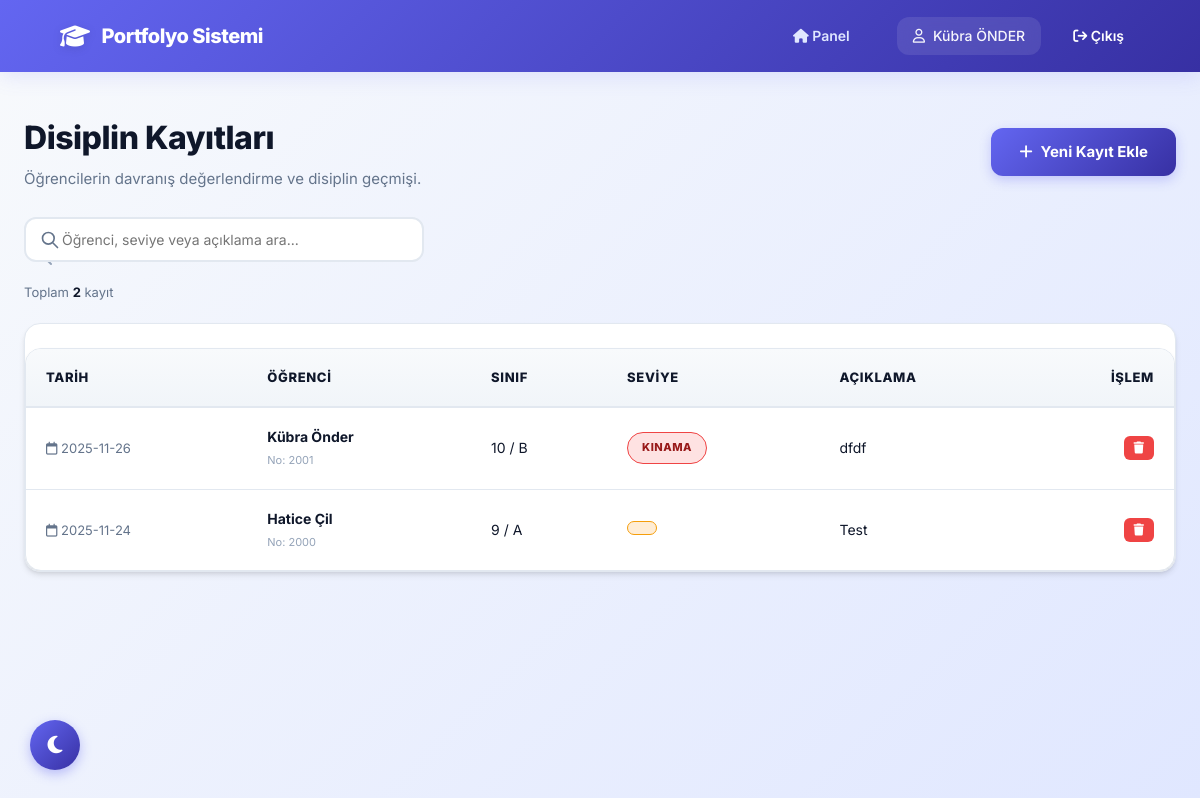
/disiplin_list.php (signed in), run on the app's committed database.
### tables this page shows
CREATE TABLE `disiplin_kayitlari` (
  `id` int(11) NOT NULL,
  `ogrenci_id` int(11) NOT NULL,
  `tarih` date NOT NULL,
  `seviye` enum('uyari','kınama','uzaklaştırma') DEFAULT 'uyari',
  `aciklama` text DEFAULT NULL
);

CREATE TABLE `ogrenciler` (
  `id` int(11) NOT NULL,
  `ogr_no` varchar(20) NOT NULL,
  `ad` varchar(50) NOT NULL,
  `soyad` varchar(50) NOT NULL,
  `sinif` varchar(10) DEFAULT NULL,
  `sube` varchar(5) DEFAULT NULL,
  `dogum_tarihi` date DEFAULT NULL,
  `veli_user_id` int(11) DEFAULT NULL,
  `rehber_user_id` int(11) DEFAULT NULL,
  `created_at` timestamp NOT NULL DEFAULT current_timestamp()
);

### functions.php (called while the page is built, shortened)
<?php
function currentUserName(): string
{
      return $_SESSION['ad_soyad'] ?? '';
}

### disiplin_list.php (the view, shortened to what this page needs)
<?php
require_once 'functions.php';
$sql = "SELECT d.*,
               o.ogr_no, o.ad, o.soyad, o.sinif, o.sube
        FROM disiplin_kayitlari d
        INNER JOIN ogrenciler o ON o.id = d.ogrenci_id
        ORDER BY d.tarih DESC, d.id DESC";
$stmt = $pdo->query($sql);
$kayitlar = $stmt->fetchAll();
function getDisiplinBadge($seviye)
{
      $s = mb_strtolower($seviye);
      if (strpos($s, 'uzak') !== false || strpos($s, 'kınama') !== false) {
            return 'badge-red';
      }
      return 'badge-orange';
}
?>
<!DOCTYPE html>
<html lang="tr">
<head>
      <link rel="stylesheet" href="https://cdnjs.cloudflare.com/ajax/libs/font-awesome/6.4.0/css/all.min.css">
      <link rel="stylesheet" href="style.css">
</head>
<body>
      <header class="topbar">
            <div class="logo">
                  <i class="fa-solid fa-graduation-cap"></i> Portfolyo Sistemi
            </div>
            <div class="user-info">
                  <a href="index.php" style="margin-right: 15px; color: #e0e7ff;">
                        <i class="fa-solid fa-house"></i> Panel
                  </a>
                  <span>
                        <i class="fa-regular fa-user"></i> <?= htmlspecialchars(currentUserName()); ?>
                  </span>
                  <a href="logout.php"><i class="fa-solid fa-arrow-right-from-bracket"></i> Çıkış</a>
            </div>
      </header>
      <main class="main-content">
            <div class="page-header-flex">
                  <div>
                        <h1>Disiplin Kayıtları</h1>
                        <p>Öğrencilerin davranış değerlendirme ve disiplin geçmişi.</p>
                  </div>
                  <a href="disiplin_ekle.php" class="btn">
                        <i class="fa-solid fa-plus"></i> Yeni Kayıt Ekle
                  </a>
            </div>
            <div style="margin-bottom: 15px; position: relative; max-width: 400px;">
                  <input type="text" id="tableSearch" placeholder="Öğrenci, seviye veya açıklama ara..." style="padding-left: 36px; width: 100%;">
            </div>
            <div class="card" style="padding: 0; overflow: hidden;">
                  <table cellpadding="0" cellspacing="0">
                        <thead>
                              <tr>
                                    <th>Tarih</th>
                                    <th>Öğrenci</th>
                                    <th>Sınıf</th>
                                    <th>Seviye</th>
                                    <th>Açıklama</th>
                                    <th style="text-align: right;">İşlem</th>
                              </tr>
                        </thead>
                        <tbody>
                              <?php foreach ($kayitlar as $k): ?>
                                    <tr class="hover-row">
                                          <td style="font-size: 13px; color: #64748b;">
                                                <i class="fa-regular fa-calendar"></i> <?= htmlspecialchars($k['tarih']) ?>
                                          </td>
                                          <td>
                                                <strong><?= htmlspecialchars($k['ad'] . ' ' . $k['soyad']) ?></strong>
                                                <br>
                                                <span style="font-size: 11px; color: #94a3b8;">No: <?= htmlspecialchars($k['ogr_no']) ?></span>
                                          </td>
                                          <td><?= htmlspecialchars($k['sinif'] . ' / ' . $k['sube']) ?></td>
                                          <td>
                                                <span class="badge <?= getDisiplinBadge($k['seviye']) ?>">
                                                      <?= htmlspecialchars($k['seviye']) ?>
                                                </span>
                                          </td>
                                          <td style="max-width: 300px;">
                                                <?= nl2br(htmlspecialchars($k['aciklama'])) ?>
                                          </td>
                                          <td style="text-align: right;">
                                                <a href="disiplin_sil.php?id=<?= $k['id'] ?>"
                                                      class="action-btn btn-delete"
                                                      onclick="return confirm('Bu disiplin kaydını silmek istediğinize emin misiniz?');"
                                                      title="Kaydı Sil">
                                                      <i class="fa-solid fa-trash"></i>
                                                </a>
                                          </td>
                                    </tr>
                              <?php endforeach; ?>
                        </tbody>
                  </table>
            </div>
      </main>
</body>
</html>

### disiplin_list.php (style rules this page uses)
.action-btn { padding: 6px 10px; border-radius: 6px; color: #fff; font-size: 12px; transition: opacity 0.2s; display: inline-flex; align-items: center; gap: 5px; }
.btn-delete { background-color: #ef4444; }
.page-header-flex { display: flex; justify-content: space-between; align-items: center; margin-bottom: 20px; }

### data on the page
disiplin_kayitlari: tarih "2025-11-26", ogrenci.soyad "Kübra Önder", ogrenci.ogr_no "2001", ogrenci.sube "10 / B", seviye "KINAMA", aciklama "dfdf"
disiplin_kayitlari: tarih "2025-11-24", ogrenci.soyad "Hatice Çil", ogrenci.ogr_no "2000", ogrenci.sube "9 / A", aciklama "Test"

### other printed values
currentUserName() "Kübra ÖNDER"
